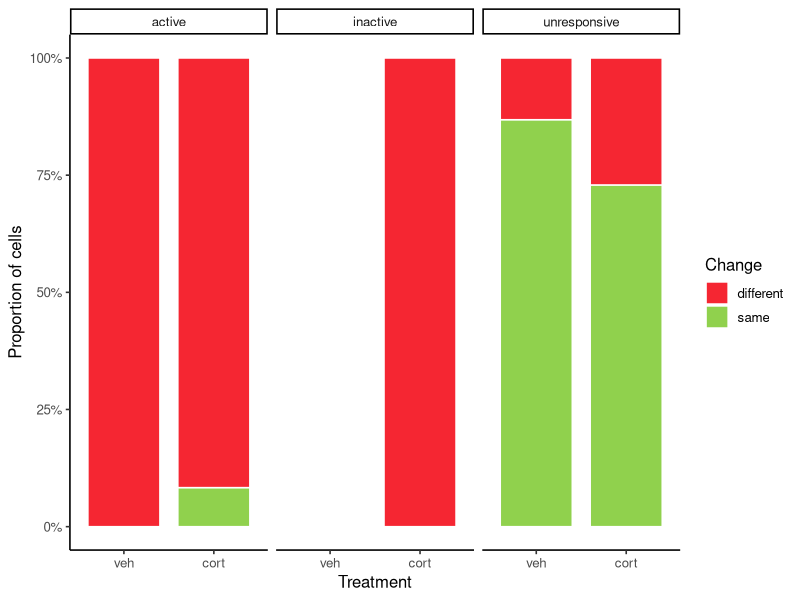

This chart was generated by the following R code:
# ==== Paquetes ====
suppressPackageStartupMessages({
  library(dplyr); library(tidyr); library(ggplot2)
  library(tibble); library(writexl); library(scales)
})

# ==== DATOS (tus datos) ====
df <- tribble(
  ~state,         ~trt,   ~same, ~different,
  "active",       "veh",    0,          9,
  "inactive",     "veh",      0,         0,
  "unresponsive", "veh",     66,        10,
  "active",       "cort",     1,        11,
  "inactive",     "cort",     0,         8,
  "unresponsive", "cort",    35,        13
) %>%
  mutate(
    state = factor(state, levels = c("active","inactive","unresponsive")),
    trt   = factor(trt,   levels = c("veh","cort"))
  )

# ==== Helpers ====
safe_or_ci <- function(mat2x2){
  a <- mat2x2[1,1]; b <- mat2x2[2,1]; c <- mat2x2[1,2]; d <- mat2x2[2,2]
  a2 <- a + 0.5; b2 <- b + 0.5; c2 <- c + 0.5; d2 <- d + 0.5
  or <- (a2*d2)/(b2*c2)
  se <- sqrt(1/a2 + 1/b2 + 1/c2 + 1/d2)
  ci <- exp(log(or) + c(-1,1)*qnorm(0.975)*se)
  c(or=unname(or), ci_lo=ci[1], ci_hi=ci[2])
}
prop_ci_exact <- function(x, n){
  if (n <= 0) return(c(lo=NA_real_, hi=NA_real_))
  bt <- binom.test(x, n)
  c(lo=bt$conf.int[1], hi=bt$conf.int[2])
}

# ==== 1) Global por tratamiento ====
overall <- df %>%
  group_by(trt) %>%
  summarise(same = sum(same), different = sum(different), .groups = "drop") %>%
  arrange(trt)

m_overall <- rbind(
  same      = c(veh = overall$same[overall$trt=="veh"],  cort = overall$same[overall$trt=="cort"]),
  different = c(veh = overall$different[overall$trt=="veh"], cort = overall$different[overall$trt=="cort"])
)
ft_overall <- fisher.test(m_overall)
orci_overall <- safe_or_ci(m_overall)

ci_veh  <- prop_ci_exact(overall$same[overall$trt=="veh"],
                         sum(overall[overall$trt=="veh", c("same","different")]))
ci_cort <- prop_ci_exact(overall$same[overall$trt=="cort"],
                         sum(overall[overall$trt=="cort", c("same","different")]))

overall_summary <- tibble(
  trt = c("veh","cort"),
  same = c(overall$same[1], overall$same[2]),
  different = c(overall$different[1], overall$different[2]),
  total = same + different,
  prop_same = same/total,
  ci_lo = c(ci_veh["lo"], ci_cort["lo"]),
  ci_hi = c(ci_veh["hi"], ci_cort["hi"])
)

overall_test <- tibble(
  test = "Fisher overall 2x2 (same vs different por tratamiento)",
  p_value = ft_overall$p.value,
  odds_ratio_fisher = suppressWarnings(as.numeric(ft_overall$estimate)),
  ci_lo_fisher = suppressWarnings(ft_overall$conf.int[1]),
  ci_hi_fisher = suppressWarnings(ft_overall$conf.int[2]),
  odds_ratio_haldene = orci_overall["or"],
  ci_lo_haldene = orci_overall["ci_lo"],
  ci_hi_haldene = orci_overall["ci_hi"]
)

# prop.test global (p_same veh vs cort)
totals <- overall$same + overall$different
x <- c(overall$same[1], overall$same[2])
n <- c(totals[1], totals[2])
pt_overall <- prop.test(x, n, correct = TRUE)
overall_prop_test <- tibble(
  test = "Prop.test overall (p_same veh vs cort)",
  prop_veh = unname(pt_overall$estimate[1]),
  prop_cort = unname(pt_overall$estimate[2]),
  diff = unname(pt_overall$estimate[1] - pt_overall$estimate[2]),
  ci_lo = unname(pt_overall$conf.int[1]),
  ci_hi = unname(pt_overall$conf.int[2]),
  p_value = unname(pt_overall$p.value),
  method = pt_overall$method
)

# ==== 2) Por estado ====
wide <- df %>%
  group_by(state, trt) %>%
  summarise(same = sum(same), different = sum(different), .groups = "drop") %>%
  tidyr::pivot_wider(names_from = trt, values_from = c(same, different), values_fill = 0)

by_state <- lapply(levels(df$state), function(s){
  sub <- dplyr::filter(wide, state == s)
  tot_veh  <- sub$same_veh + sub$different_veh
  tot_cort <- sub$same_cort + sub$different_cort
  
  # Fisher solo si ambos tratamientos tienen total > 0
  ft <- if (tot_veh > 0 && tot_cort > 0) {
    m <- rbind(
      same      = c(veh = sub$same_veh,      cort = sub$same_cort),
      different = c(veh = sub$different_veh, cort = sub$different_cort)
    )
    fisher.test(m)
  } else NULL
  
  if (!is.null(ft)) {
    m <- rbind(
      same      = c(veh = sub$same_veh,      cort = sub$same_cort),
      different = c(veh = sub$different_veh, cort = sub$different_cort)
    )
    orci <- safe_or_ci(m)
    fisher_p <- ft$p.value
    fisher_OR <- suppressWarnings(as.numeric(ft$estimate))
    fisher_ci_lo <- suppressWarnings(ft$conf.int[1])
    fisher_ci_hi <- suppressWarnings(ft$conf.int[2])
    or_h <- orci["or"]; or_lo <- orci["ci_lo"]; or_hi <- orci["ci_hi"]
  } else {
    fisher_p <- NA_real_; fisher_OR <- NA_real_; fisher_ci_lo <- NA_real_; fisher_ci_hi <- NA_real_
    or_h <- NA_real_; or_lo <- NA_real_; or_hi <- NA_real_
  }
  
  p_veh  <- if (tot_veh  > 0) sub$same_veh  / tot_veh  else NA_real_
  p_cort <- if (tot_cort > 0) sub$same_cort / tot_cort else NA_real_
  
  tibble(
    state = s,
    same_veh = sub$same_veh, diff_veh = sub$different_veh, total_veh = tot_veh, prop_same_veh = p_veh,
    same_cort = sub$same_cort, diff_cort = sub$different_cort, total_cort = tot_cort, prop_same_cort = p_cort,
    fisher_p = fisher_p,
    fisher_OR = fisher_OR,
    fisher_ci_lo = fisher_ci_lo,
    fisher_ci_hi = fisher_ci_hi,
    OR_haldene = or_h,
    OR_haldene_ci_lo = or_lo,
    OR_haldene_ci_hi = or_hi
  )
}) %>% bind_rows() %>%
  mutate(p_holm = p.adjust(fisher_p, method = "holm"))

# prop.test por estado (solo donde ambos totales > 0)
by_state_counts <- df %>%
  group_by(state, trt) %>%
  summarise(x = sum(same), n = sum(same + different), .groups = "drop") %>%
  tidyr::pivot_wider(names_from = trt, values_from = c(x, n), values_fill = 0)

by_state_prop <- by_state_counts %>%
  rowwise() %>%
  do({
    x_veh <- .$x_veh; n_veh <- .$n_veh
    x_cort <- .$x_cort; n_cort <- .$n_cort
    if (n_veh > 0 && n_cort > 0) {
      pt <- prop.test(c(x_veh, x_cort), c(n_veh, n_cort), correct = TRUE)
      tibble(state = .$state,
             x_veh = x_veh, n_veh = n_veh, prop_veh = x_veh/n_veh,
             x_cort = x_cort, n_cort = n_cort, prop_cort = x_cort/n_cort,
             diff = unname(pt$estimate[1] - pt$estimate[2]),
             ci_lo = unname(pt$conf.int[1]),
             ci_hi = unname(pt$conf.int[2]),
             p_value = unname(pt$p.value),
             method = pt$method)
    } else {
      tibble(state = .$state,
             x_veh = x_veh, n_veh = n_veh, prop_veh = ifelse(n_veh>0, x_veh/n_veh, NA_real_),
             x_cort = x_cort, n_cort = n_cort, prop_cort = ifelse(n_cort>0, x_cort/n_cort, NA_real_),
             diff = NA_real_, ci_lo = NA_real_, ci_hi = NA_real_,
             p_value = NA_real_, method = "not estimable (n_veh=0 or n_cort=0)")
    }
  }) %>%
  ungroup() %>%
  mutate(p_holm = ifelse(is.na(p_value), NA_real_, p.adjust(p_value, method = "holm"))) %>%
  select(state,
         x_veh, n_veh, prop_veh,
         x_cort, n_cort, prop_cort,
         diff, ci_lo, ci_hi, p_value, p_holm, method)

# ==== 3) Plot (barras 100% apiladas) ====
colores_barras <- c(same = "#90D14D", different = "#F52632")
df_long <- df %>%
  select(state, trt, same, different) %>%
  pivot_longer(c(same, different), names_to = "change", values_to = "n") %>%
  group_by(state, trt) %>%
  mutate(pct = n / sum(n)) %>%
  ungroup()

p_bars <- ggplot(df_long, aes(x = trt, y = pct, fill = change)) +
  geom_col(width = 0.8, color = "white", linewidth = 0.5) +
  facet_wrap(~ state, nrow = 1) +
  scale_y_continuous(labels = percent_format(accuracy = 1), limits = c(0, 1)) +
  scale_fill_manual(values = colores_barras, name = "Change") +
  labs(x = "Treatment", y = "Proportion of cells") +
  theme_classic(base_size = 12)
print(p_bars)

# ==== 4) Exportar a .xlsx ====
export_dir  <- "F:/Ex3_BLA/Calcium RESULTS/CellREG/OR_SI_results"
file_name   <- "Same_vs_different_object_juvenile_females.xlsx"
if (!dir.exists(export_dir)) dir.create(export_dir, recursive = TRUE, showWarnings = FALSE)

export_path <- file.path(export_dir, file_name)
sheets <- list(
  overall_summary    = overall_summary,
  overall_fisher     = overall_test,
  overall_prop_test  = overall_prop_test,
  by_state_fisher    = by_state,
  by_state_prop_test = by_state_prop,
  plot_data_long     = df_long
)
writexl::write_xlsx(sheets, path = export_path)
cat("Excel escrito en:\n", normalizePath(export_path), "\n")
